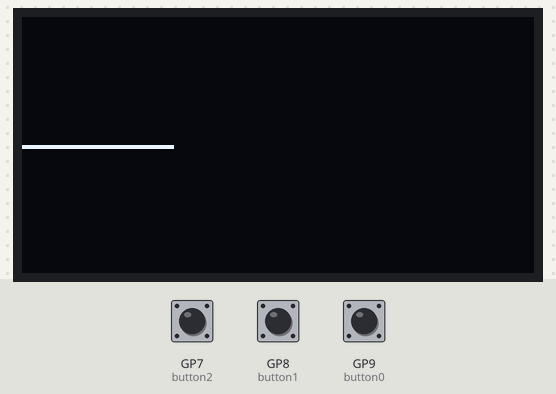
Recording of a program running on a simulated Raspberry Pi Pico running MicroPython. Parts: 128×64 one-colour display. The inputs (shaded band) are chosen by the test bench; at power-on: GP7 (button2) HIGH, GP8 (button1) HIGH, GP9 (button0) HIGH.

Above: at 1.2 s.
1.3 s: GP7 (button2) pulled LOW for 0.15 s
At 1.7 s:
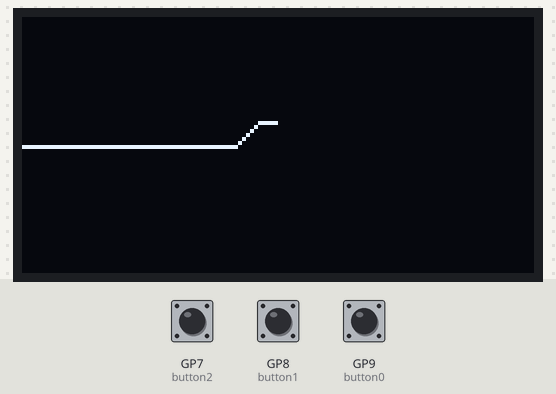
2.0 s: GP8 (button1) pulled LOW for 0.15 s
2.7 s: GP9 (button0) pulled LOW for 0.15 s
At 3.14 s:
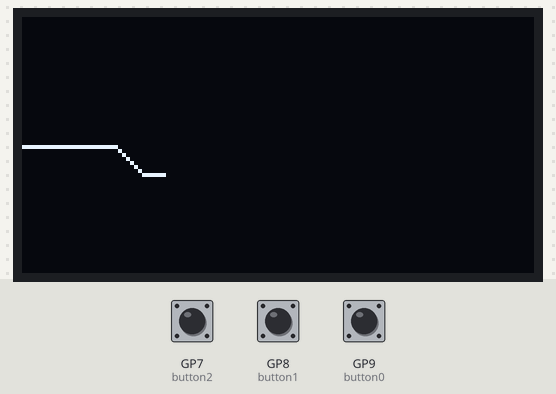
3.4 s: GP7 (button2) pulled LOW for 1 s
At 3.76 s:
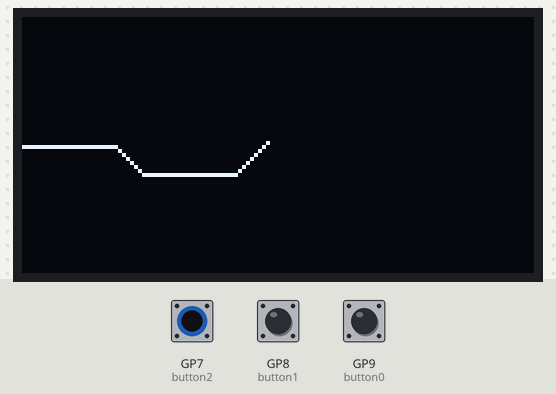
5.0 s: GP8 (button1) pulled LOW for 1 s
At 5.8 s:
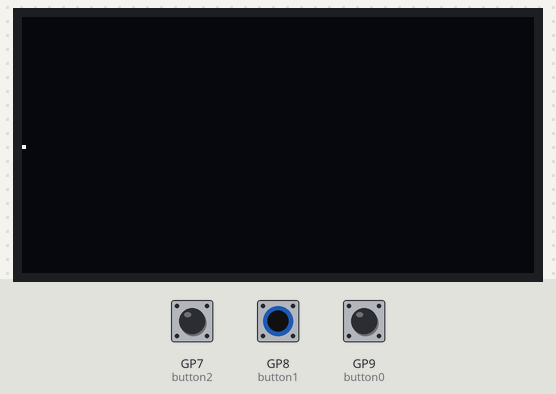
6.6 s: GP9 (button0) pulled LOW for 1 s
At 7.15 s:
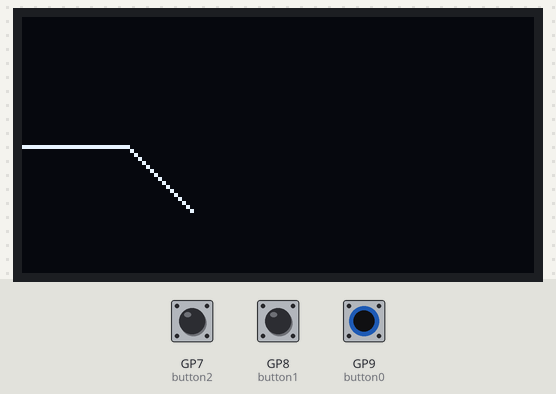
Timing chart, 0 to 9.2 s (numbered marks = the images above; inputs shaded):
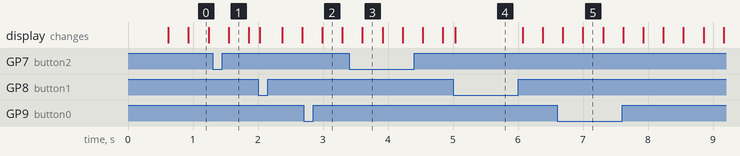

The program:

OLED_line_drawing_buttons.py
```python
import time
from machine import UART, Pin, I2C, Timer, ADC
from ssd1306 import SSD1306_I2C

"""
Implement a program that uses the three development board buttons to control line drawing. When the
program starts, it starts to draw pixels from the left side of the screen halfway between top and bottom
of the screen and constantly moves towards the right edge of the screen. When the drawing reaches the
right edge of the screen, the drawing is wrapped back to the left side. Buttons SW0 and SW2 are used to
move the pixels towards the top or bottom of the screen, so that by pressing buttons you can draw lines
at different heights. Pressing SW1 clears the screen and continues drawing from middle left side.
"""

button0 = Pin(9, Pin.IN, Pin.PULL_UP) # SW0
button1 = Pin(8, Pin.IN, Pin.PULL_UP) # SW1
button2 = Pin(7, Pin.IN, Pin.PULL_UP) # SW2

i2c = I2C(1, scl=Pin(15), sda=Pin(14), freq=400000)
oled_width = 128
oled_height = 64
oled = SSD1306_I2C(oled_width, oled_height, i2c)

oled.fill(0)
x = 0
y = 32 # halfway
colour = 1

while True:
    if button0() == 0: # button pressed
        y += 1 # move down
        if y >= 63:
            y = 63
        oled.pixel(x, y, colour)

    elif button2() == 0:
        y -= 1 # move up
        if y < 0:
            y = 0
        oled.pixel(x, y, colour)

    elif button1() == 0:
        oled.fill(0) # clear the display
        x = 0
        y = 32

    oled.pixel(x, y, colour)
    x += 1
    if x >= 128: # when the line reaches right edge
        x = 0
    oled.show()
```
